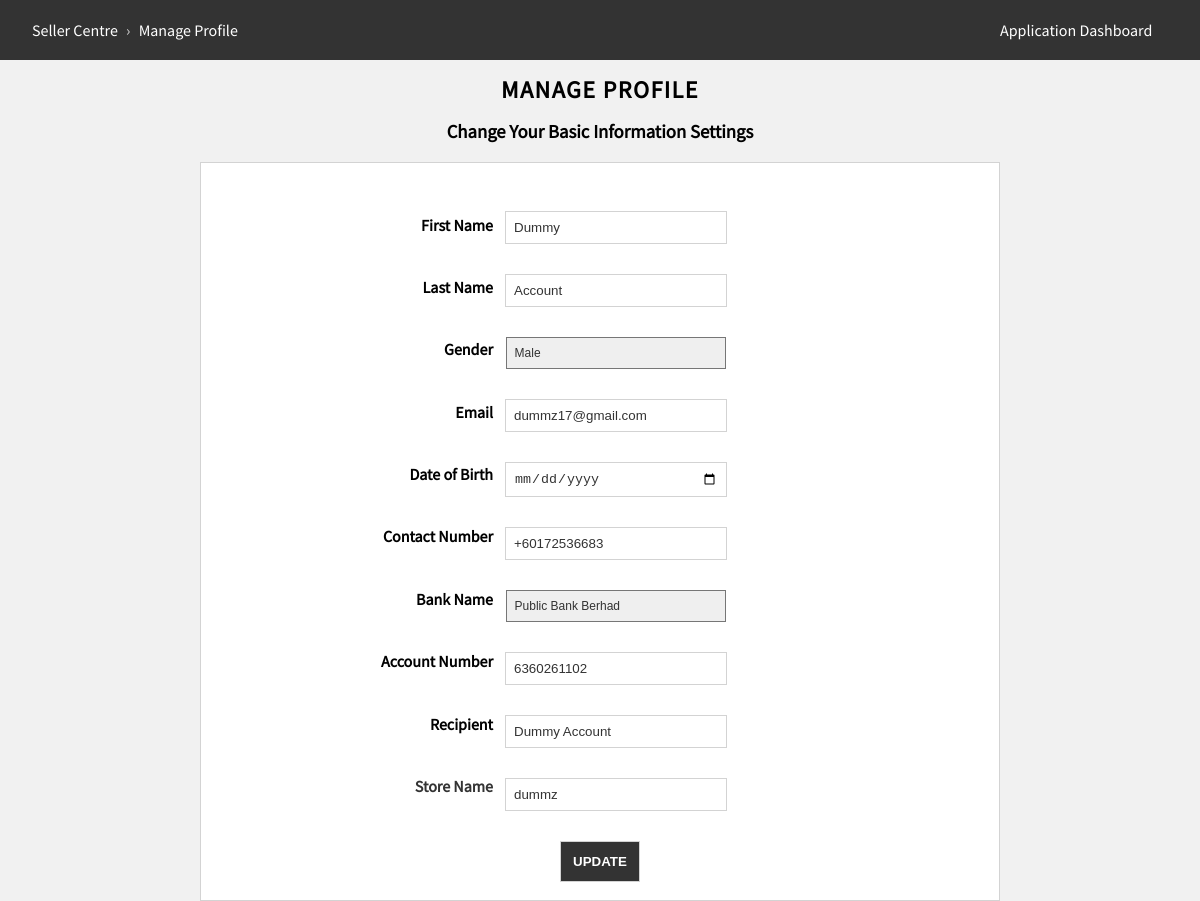
Page /seller/manageProfile.php (signed in) on the committed database.
### tables this page shows
CREATE TABLE `Sellers` (
  `id` int(11) NOT NULL,
  `fname` varchar(100) NOT NULL,
  `lname` varchar(100) NOT NULL,
  `gender` varchar(50) NOT NULL,
  `email` varchar(255) NOT NULL,
  `password` varchar(255) NOT NULL,
  `dob` date NOT NULL,
  `studentID` varchar(50) NOT NULL,
  `IDNum` int(30) NOT NULL,
  `contact` varchar(300) NOT NULL,
  `bankName` varchar(250) NOT NULL,
  `accountNumber` varchar(200) NOT NULL,
  `recipient` varchar(250) NOT NULL,
  `store` varchar(350) NOT NULL,
  `sellerStatus` varchar(100) NOT NULL
);

### seller/manageProfile.php (the view, shortened to what this page needs)
<?php
$userClass = new UserClass();
$id = $_SESSION['id2'];
$fname = $lname = $gender = $email = $phone = $bankName = $accNum = $recipient = $store = "";
try {
	$dbConnection = $userClass->DBConnect();
	$getInfo = $dbConnection->prepare('SELECT * FROM `Sellers` WHERE `id` = :id');
	$getInfo->bindValue(":id", $id,PDO::PARAM_INT);
	$getInfo->execute();
	while($row = $getInfo->fetch(PDO::FETCH_ASSOC)) {
    	$fname = $row['fname'];
    	$lname = $row['lname'];
    	$gender = $row['gender'];
    	$email = $row['email'];
    	$phone = $row['contact'];
    	$bankName = $row['bankName'];
    	$accNum = $row['accountNumber'];
    	$recipient = $row['recipient'];
    	$store = $row['store'];
	}
}
catch (PDOException $e) {
echo 'Connection failed: ' . $e->getMessage();
}
?>
<!DOCTYPE html>
<html>
<head>
	<link rel="stylesheet" href="https://use.fontawesome.com/releases/v5.2.0/css/all.css">
	<link rel="stylesheet" type="text/css" href="../css/main.css">
	<link rel="stylesheet" type="text/css" href="../css/grid.css">
	<link rel="stylesheet" type="text/css" href="../css/style.css">
</head>
<body>
<div class="content8">
    <div class="headerr">
      <div class="spacing">
        <label>Seller Centre</label>
        <span> &#8250; </span>
        <label>Manage Profile</label>
      </div>
    </div>
    <div class="header2">
      <a href="./sellerDashboard.php"><label>Application Dashboard</label></a>
    </div>
	<div class="section">
		<h2><b>MANAGE PROFILE</b></h2>
		<h3>Change Your Basic Information Settings</h3>
	</div>
	<div class="mainn">
		<div class="login">
			<br>
			<form method="post">
				<div class="manageProfileForm">
					<div class="formLabel">
						<p><b>First Name</b></p>
						<p><b>Last Name</b></p>
						<p><b>Gender</b></p>
						<p><b>Email</b></p>
						<p><b>Date of Birth</b></p>
						<p><b>Contact Number</b></p>
						<p><b>Bank Name</b></p>
						<p><b>Account Number</b></p>
						<p><b>Recipient</b></p>
						<label><b>Store Name</b></label>
					</div>
					<div class="formInput">
						<input type="text" name="fname" value="<?php echo $fname;?>" autocomplete="off" required/>
						<input type="text" name="lname" value="<?php echo $lname;?>" autocomplete="off" required/>
						<select name="gender">
							<option value="male" <?php if($gender == "male"){ echo " selected='selected'"; } ?>>Male</option>
						</select>
						<input type="email" name="email" value="<?php echo $email;?>" autocomplete="off" required/>
						<input type="date" name="bday" class="dob">
						<input type="text" name="phone" value="<?php echo $phone;?>" autocomplete="off" required/>
						<select name="bankName" onchange="yesnoCheck(this);">
			              <option value="Public Bank Berhad" <?php if($bankName == "Public Bank Berhad"){ echo " selected='selected'"; $selected = 1; } ?>>Public Bank Berhad</option>
			            </select>
						<input type="number" name="accountNum" value="<?php echo $accNum;?>" autocomplete="off" required/>
						<input type="text" name="recipient" value="<?php echo $recipient;?>" autocomplete="off" required/>
						<input type="text" name="storeName" value="<?php echo $store;?>" autocomplete="off" required/>
					</div>
				</div>
	            <button name="Update" class="signUp">UPDATE</button>
	        </form>
		</div>
	</div>
</div>
</body>
</html>

### css/main.css (style rules this page uses)
html, body { height: 100%; margin: 0; scroll-behavior: smooth; }
body { font-family: 'SourceSansPro'; font-weight: normal; background: #f1f1f1; }
h2 { line-height: 20px; letter-spacing: 1.5px; }
a { color: white; }

### css/grid.css (style rules this page uses)
.content8 { display: grid; grid-template-columns: repeat(6, 1fr); grid-auto-rows: minmax(60px, auto); margin: 0 auto; grid-template-areas: "header header header header header header2" "section section section section section section" ". main main main main ."; }
.headerr { grid-area: header; display: flex; align-items: center; background-color: #333; }
.header2 { grid-area: header2; background-color: #333; display: flex; align-items: center; }
.section { grid-area: section; text-align: center; }
.mainn { grid-area: main; display: flex; justify-content: center; align-items: center; flex-direction: column; background-color: #FeFeFe; }
.manageProfileForm { display: grid; grid-template-columns: repeat(4, 1fr); grid-auto-rows: minmax(30px, auto); grid-template-areas: ". label input ." ". label input ." ". label input ." ". label input ." ". label input ."; margin-right: 10vw; }
.formLabel { grid-area: label; text-align: right; padding-right: 1vw; }
.formInput { grid-area: input; margin-top: 1vw; }

### css/style.css (style rules this page uses)
.headerr span { color: lightgrey; padding-left: 5px; padding-right: 5px; }
.headerr label { color: #FFFFFF; cursor: pointer; }
.header2 label { color: #FFFFFF; cursor: pointer; }
.header2 a { text-decoration: none; }
.login { background: white; border: 1px solid lightgrey; padding-top: 1em; text-align: center; }
.login input { padding: 8px; width: 30%; outline: none; }
.signUp { border: 1px solid lightgrey; width: 10%; padding: 12px; margin-bottom: 1.5vw; font-weight: bold; background-color: #333; color: white; transition: 0.4s; outline: none; cursor: pointer; }
.product2 p, label { color: #333; }
.product3 p, label { color: #333; }
.spacing { padding-left: 2em; }
.spacing label { cursor: pointer; }
.formLabel p { padding-bottom: 2.2vw; }
.formInput input[type=text] { margin-bottom: 2.5vw; border: 1px solid lightgrey; width: 17vw; outline: none; color: #333; }
.formInput input[type=date] { margin-bottom: 2.5vw; border: 1px solid lightgrey; width: 17vw; outline: none; color: #333; }
.formInput input[type=number] { margin-bottom: 2.5vw; border: 1px solid lightgrey; width: 17vw; outline: none; color: #333; }
.formInput input[type=email] { margin-bottom: 2.5vw; border: 1px solid lightgrey; width: 17vw; outline: none; color: #333; }
.formInput select { margin-bottom: 2.5vw; width: 18.4vw; padding: 8px; border-radius: 0; color: #333; font-size: 12px; -webkit-appearance: none; outline: none; }

### rows in the picture
sellers: fname "Dummy", lname "Account", gender "Male", email "dummz17@gmail.com", phone "+60172536683", bankName "Public Bank Berhad", accountNum "6360261102", recipient "Dummy Account", storeName "dummz"
